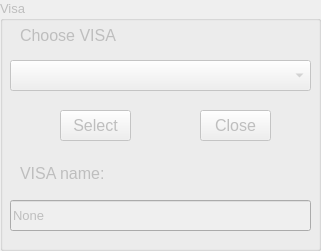
             <widget class="QGroupBox" name="groupBox_visa_keithley">
              <property name="enabled">
               <bool>false</bool>
              </property>
              <property name="geometry">
               <rect>
                <x>0</x>
                <y>0</y>
                <width>321</width>
                <height>251</height>
               </rect>
              </property>
              <property name="font">
               <font>
                <pointsize>10</pointsize>
               </font>
              </property>
              <property name="title">
               <string>Visa</string>
              </property>
              <widget class="QLabel" name="label_chooseVisa">
               <property name="geometry">
                <rect>
                 <x>20</x>
                 <y>20</y>
                 <width>281</width>
                 <height>31</height>
                </rect>
               </property>
               <property name="font">
                <font>
                 <pointsize>12</pointsize>
                </font>
               </property>
               <property name="text">
                <string>Choose VISA</string>
               </property>
              </widget>
              <widget class="QComboBox" name="comboBox_visa_keithley">
               <property name="geometry">
                <rect>
                 <x>10</x>
                 <y>60</y>
                 <width>301</width>
                 <height>31</height>
                </rect>
               </property>
               <property name="font">
                <font>
                 <pointsize>10</pointsize>
                </font>
               </property>
              </widget>
              <widget class="QPushButton" name="pushButton_select_keithley">
               <property name="geometry">
                <rect>
                 <x>60</x>
                 <y>110</y>
                 <width>71</width>
                 <height>31</height>
                </rect>
               </property>
               <property name="font">
                <font>
                 <pointsize>12</pointsize>
                </font>
               </property>
               <property name="text">
                <string>Select</string>
               </property>
              </widget>
              <widget class="QPushButton" name="pushButton_close_keithley">
               <property name="geometry">
                <rect>
                 <x>200</x>
                 <y>110</y>
                 <width>71</width>
                 <height>31</height>
                </rect>
               </property>
               <property name="font">
                <font>
                 <pointsize>12</pointsize>
                </font>
               </property>
               <property name="text">
                <string>Close</string>
               </property>
              </widget>
              <widget class="QLabel" name="label_8">
               <property name="geometry">
                <rect>
                 <x>20</x>
                 <y>160</y>
                 <width>311</width>
                 <height>27</height>
                </rect>
               </property>
               <property name="font">
                <font>
                 <pointsize>12</pointsize>
                </font>
               </property>
               <property name="text">
                <string>VISA name:</string>
               </property>
              </widget>
              <widget class="QLineEdit" name="lineEdit_visa_keithley">
               <property name="geometry">
                <rect>
                 <x>10</x>
                 <y>200</y>
                 <width>301</width>
                 <height>31</height>
                </rect>
               </property>
               <property name="font">
                <font>
                 <pointsize>10</pointsize>
                </font>
               </property>
               <property name="text">
                <string>None</string>
               </property>
              </widget>
             </widget>
